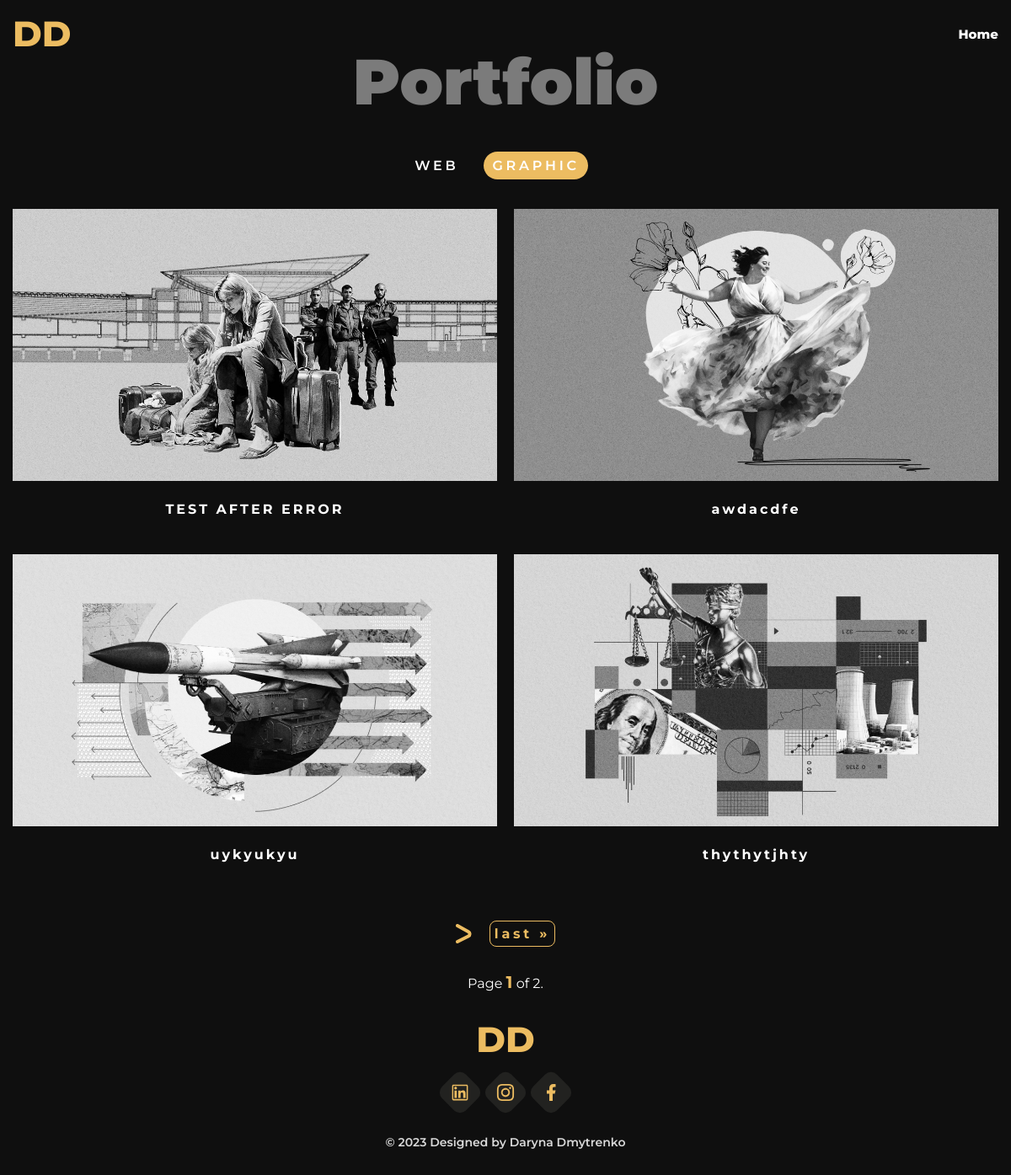
The page /graphic_content/ on the database its author committed.
### portfolio/models.py (models this page shows, shortened)
class Graphic(models.Model):
    title = models.CharField(max_length=255)
    slug = models.SlugField(max_length=255, unique=True, db_index=True)
    content = models.TextField(blank=True)
    image = models.ImageField(upload_to='images/graphic')
    big_image = models.ImageField(upload_to='images/graphic/big', default='path/to/my/default/image.jpg')
    class Meta:
        verbose_name = "GRAPHIC works"
        verbose_name_plural = "GRAPHIC works"
    def get_absolute_url(self):
        return reverse('graphic_project', kwargs={'graphic_project_slug': self.slug})

### portfolio/views.py (the view)
# urls.py: path('graphic_content/', views.GraphicView.as_view(), name='graphic_content'),
class GraphicView(ListView):
    template_name = 'portfolio/graphic-content.html'
    context_object_name = 'graphic_projects'
    paginate_by = 4
    model = Graphic
    extra_context = {
        'title': 'Portfolio',
    }
    def get_queryset(self):
        return Graphic.objects.all().order_by("-id")

### portfolio/templates/portfolio/graphic-content.html
{% extends 'base.html' %}
{% block content %}
    <section class="gallery">
        <div class="container">
            <h1 class="main-title title-primary gallery__title">Portfolio</h1>
            <div class="portfolio__tabs tabs">
                <div class="gallery__cats">
                    <a href="{% url 'web_content' %}" class="gallery-btn">WEB</a>
                    <a href="#" class="gallery-btn active">GRAPHIC</a>
                </div>
                <div class="graphic__content">
                    <ul class="gallery__list">
                        {% for graphic_project in page_obj %}
                            <li class="gallery__item">
                                <a href="{{ graphic_project.get_absolute_url }}" class="gallery__link">
                                    <div class="gallery__img-wrapper">
                                        <img loading="lazy" src="{{ graphic_project.image.url }}" alt="gallery-pic">
                                    </div>
                                    <p class="gallery__text">
                                        {{ graphic_project.content }}
                                    </p>
                                </a>
                            </li>
                        {% endfor %}
                    </ul>
                    {% include 'portfolio/includes/pagination.html' %}
                </div>
            </div>
        </div>
    </section>
{% endblock %}

### portfolio/static/portfolio/css/styles.css (style rules this page uses)
*, *::before, *::after { box-sizing: border-box; }
* { margin: 0; padding: 0; font: inherit; }
body { display: flex; flex-direction: column; justify-content: space-between; min-height: 100vh; }
img, picture, svg, video { display: block; max-width: 100%; }
ul li { list-style: none; }
a { text-decoration: none; color: white; -webkit-tap-highlight-color: transparent; }
html, body { scroll-behavior: smooth; }
body { font-family: 'Montserrat', sans-serif; background-color: #0F0F0F; color: white; }
.container { max-width: 1260px; margin: 0 auto; padding: 0 15px; }
.main-title { color: #7B7B7B; font-size: 76px; font-weight: 900; }
.main-title.title-primary { text-align: center; padding-top: 50px; }
.portfolio__tabs.tabs { display: flex; flex-direction: column; margin-top: 37px; }
.tabs__nav, .gallery__cats { display: flex; justify-content: center; }
.tabs__nav button, .gallery-btn, .tabs-link { color: #FFF; text-align: center; font-size: 16px; font-weight: 600; letter-spacing: 3.76px; border: none; background-color: transparent; padding: 7px 10px; margin-right: 20px; cursor: pointer; border-radius: 27px; transition: all .2s linear; -webkit-tap-highlight-color: transparent; }
.tabs__nav button.active, .gallery-btn.active { background: #ECBC61; }
.gallery__cats { margin-bottom: 35px; }
.gallery__list { display: grid; grid-template-columns: 1fr 1fr; grid-gap: 20px; }
.gallery__link { display: flex; flex-direction: column; justify-content: center; align-items: center; }
.gallery__img-wrapper { overflow: hidden; width: 100%; }
.gallery__link img { width: 100%; filter: grayscale(100%); transform: scale(1); transition: all .3s linear; }
.gallery__text { color: #FFF; font-size: 16px; font-weight: 700; letter-spacing: 3px; margin-top: 24px; margin-bottom: 24px; }

### rows shown on the page
Graphic: image (picture), content "TEST AFTER ERROR"
Graphic: image (picture), content "awdacdfe"
Graphic: image (picture), content "uykyukyu"
Graphic: image (picture), content "thythytjhty"

### other values the page prints
{{ page_obj.number }} "1"
{{ page_obj.paginator.num_pages }} "2"
